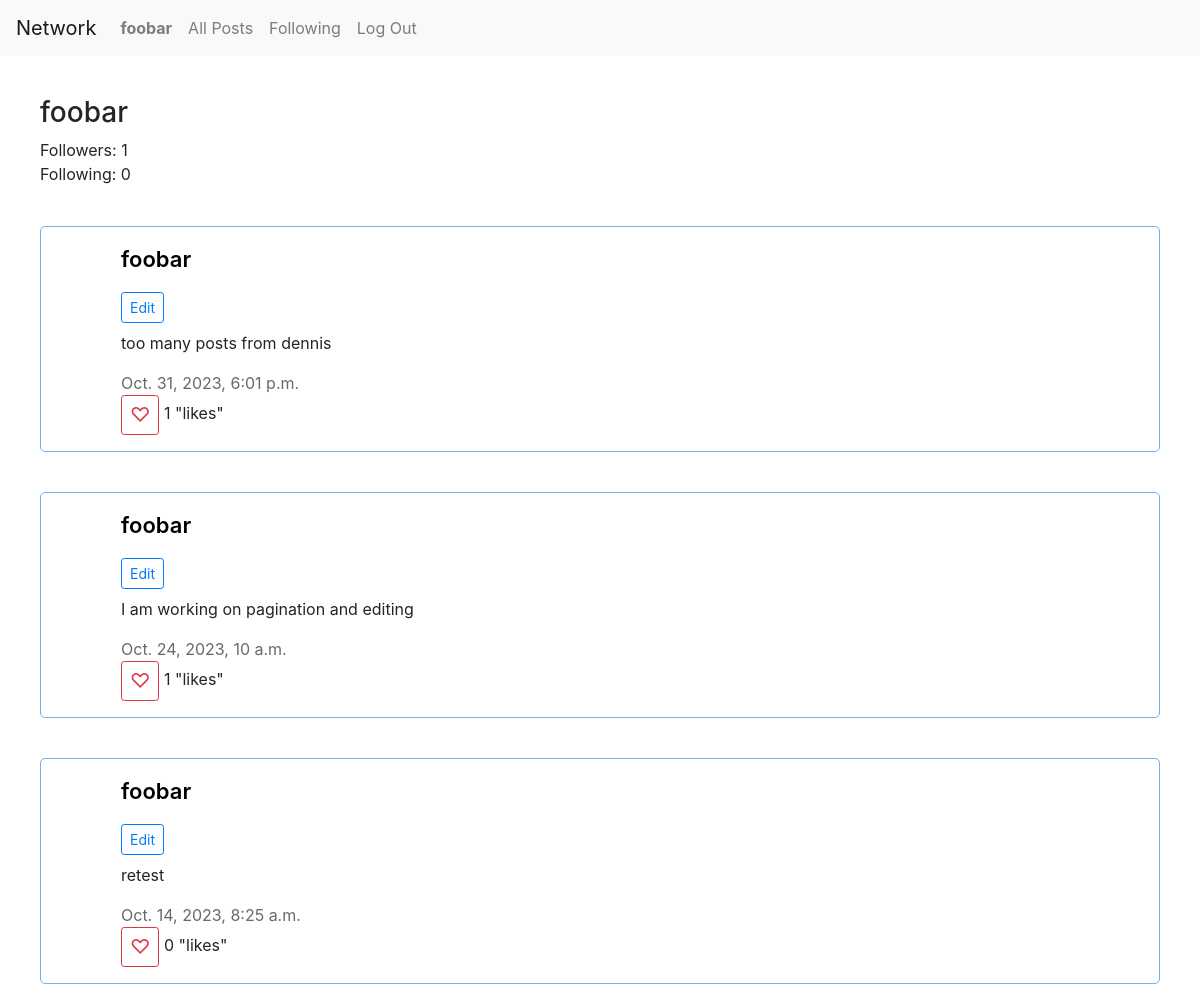
/profile/1 (signed in, upper part), run on an earlier commit of the app's database.
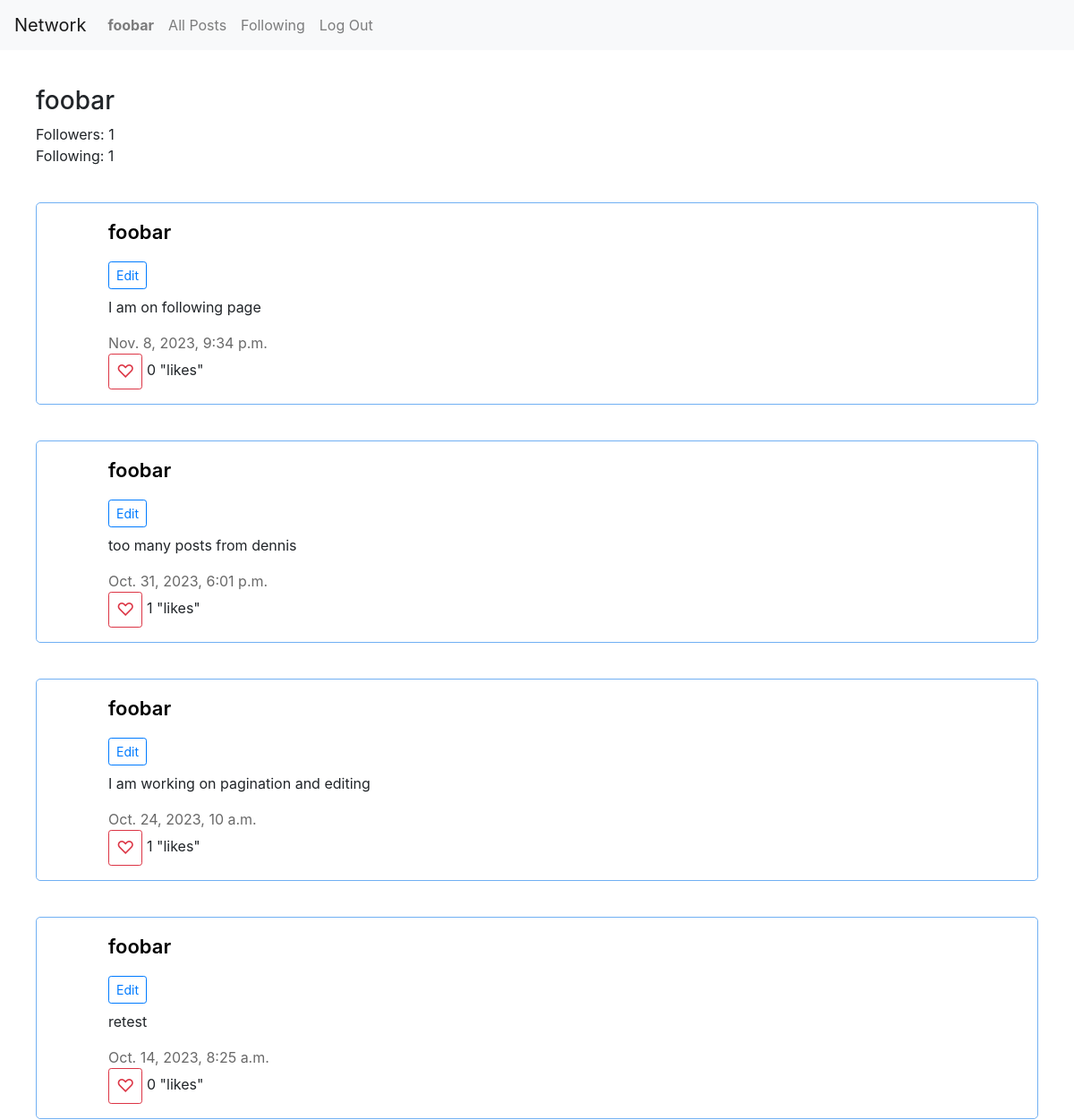
And on a later commit of the database.
### network/models.py (models this page shows, shortened)
class Post(models.Model):
    poster = models.ForeignKey(User, on_delete=models.CASCADE, related_name="post")
    content = models.TextField()
    timestamp = models.DateTimeField()

class User(AbstractUser):
    pass

### network/views.py (the view)
# urls.py: path("profile/<int:id>", views.profile, name="profile"),
def profile(request,id):
    user_profile = User.objects.get(id=id)
    followed = Follow.objects.filter(followed=user_profile, follower=request.user).exists()
    followers = Follow.objects.filter(followed=user_profile).count()
    following = Follow.objects.filter(follower=user_profile).count()
    post_list = Post.objects.filter(poster_id=id)
    post_list = post_list.order_by("-timestamp").all()
    paginator = Paginator(post_list,10)
    page_number = request.GET.get('page')
    post_list = paginator.get_page(page_number)
    liked = []
    if request.user.is_authenticated:
        user_likes = Like.objects.filter(liker=request.user)
        liked = Post.objects.filter(likes__in=user_likes)
    context = {
        "user_profile":user_profile,
        "followed":followed,
        "followers":followers,
        "following":following,
        "post_list":post_list,
        "liked":liked
    }
    return render(request, "network/profile.html",context)

### network/templates/network/profile.html (shortened to what this page needs)
{% extends "network/layout.html" %}
{% load static %}
{% block body %}
<div class="profile-intro">
  <h3>{{ user_profile.username }}</h3>
  <div>Followers:   <span id="followers">{{ followers }}</span></div>
  <div>Following:   {{ following }}</div>
</div>
<div id="profile-page">
<div id="profile-posts" data-user_id="{{ user_profile.id }}">
  {% for post in post_list %}
  <div class="post">
    <div class="poster-name-div">
      <a href="{% url 'profile' post.poster_id %}" class="poster-name">{{ post.poster }}</a>
    </div>
      {% if post.poster == request.user %}
        <button class="btn btn-outline-primary btn-sm edit-button" data-post_id="{{ post.id }}" type="button">Edit</button>
      {% endif %}
      <div class="content" id="{{ post.id }}-content">{{ post.content }}</div>
      <div class="tmstmp">{{ post.timestamp }}</div>
      {% if user.is_authenticated %}
        {% if post in liked %}
          <button class="btn btn-outline-danger btn-sm likeButton" data-post_id="{{ post.id }}" data-liked="liked">&#9829;</button>
        {% else %}
          <button class="btn btn-outline-danger btn-sm likeButton" data-post_id="{{ post.id }}" data-liked="not-liked">&#9825;</button>
        {% endif %}
      {% endif %}
      <div class="likes-count">
        <span id="{{ post.id }}-likes">{{ post.likes.count }}</span>
        <span>"likes"</span>
      </div>
  </div>
{% endfor %}
</div>
</div>
{% endblock %}

What changed in the data, as far as the page shows it:
added Post: poster "foobar", content "I am on following page", timestamp "Nov. 8, 2023, 9:34 p.m.", likes.count "0"
Also different on the page:
{{ following }}: "0" → "1"
